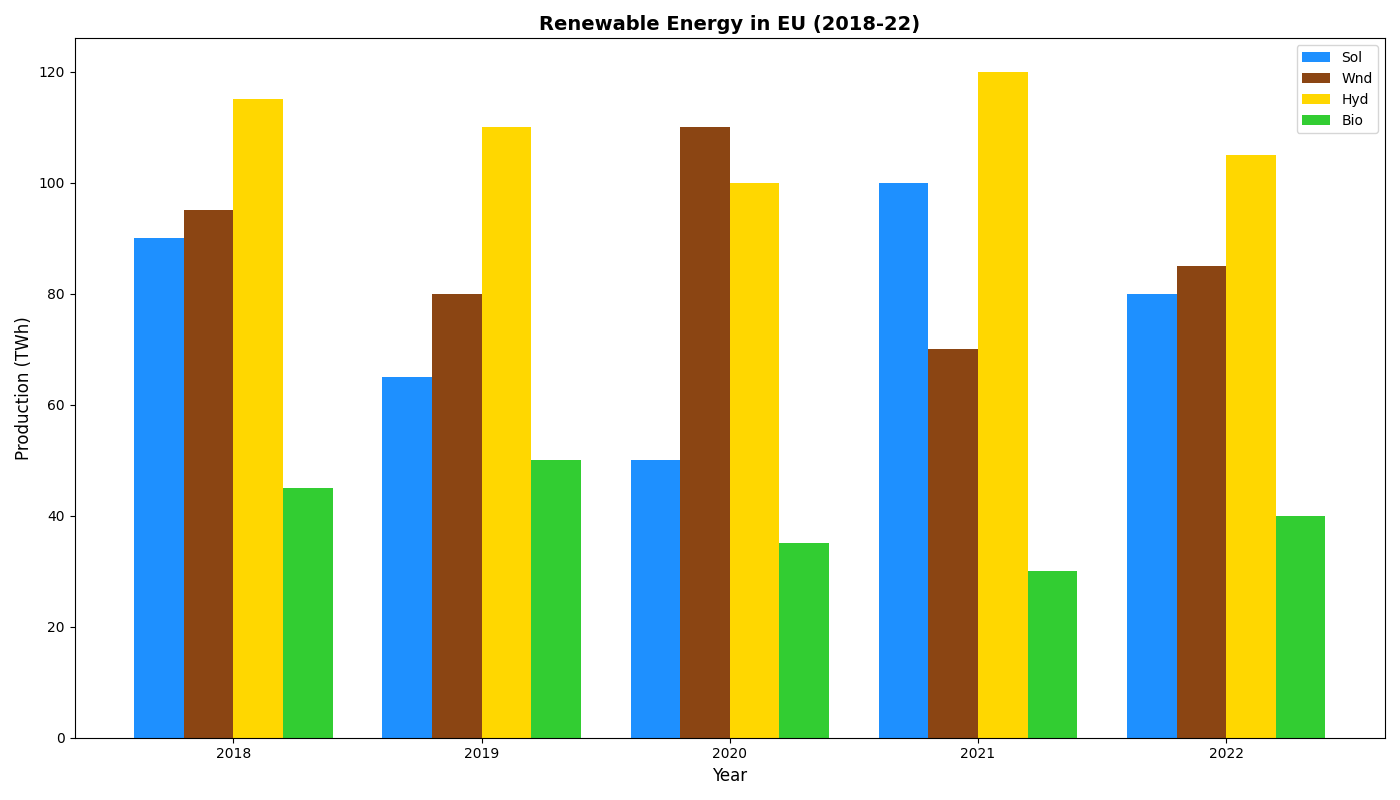

Reproduce this figure in Python.
import matplotlib.pyplot as plt
import numpy as np

years = ['2018', '2019', '2020', '2021', '2022']
sources = ['Sol', 'Wnd', 'Hyd', 'Bio']

energy_production = np.array([
    [90, 65, 50, 100, 80],   # Solar
    [95, 80, 110, 70, 85],   # Wind
    [115, 110, 100, 120, 105],  # Hydropower
    [45, 50, 35, 30, 40]     # Biomass
])

positions = np.arange(len(years))
bar_width = 0.2

fig, ax = plt.subplots(figsize=(14, 8))

colors = ['#1E90FF', '#8B4513', '#FFD700', '#32CD32']

for i, source in enumerate(sources):
    ax.bar(positions + i*bar_width, energy_production[i], bar_width, color=colors[i], label=source)

ax.set_xlabel('Year', fontsize=12)
ax.set_ylabel('Production (TWh)', fontsize=12)
ax.set_title('Renewable Energy in EU (2018-22)', fontsize=14, fontweight='bold')
ax.set_xticks(positions + bar_width*1.5)
ax.set_xticklabels(years, fontsize=10)

ax.legend()
plt.tight_layout()
plt.show()
